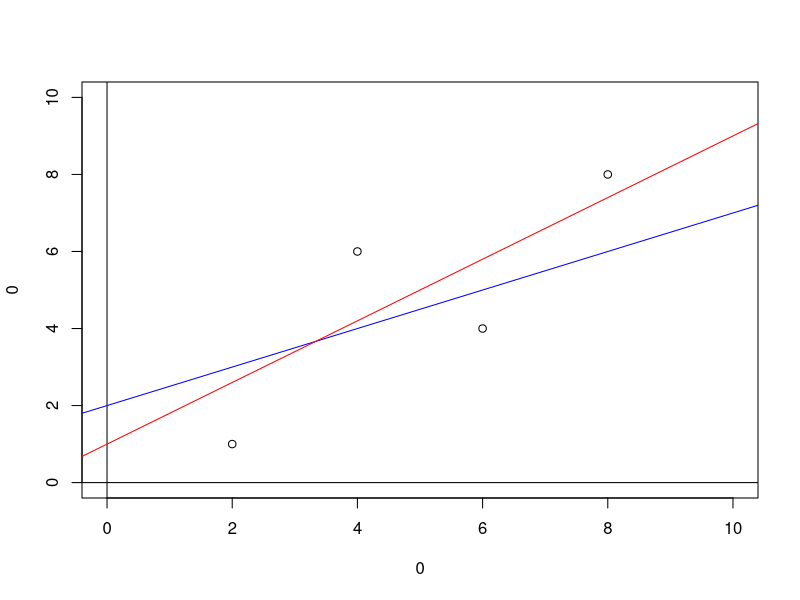

Recreate this plot in R.
# 회귀분석을 하는 이유에 대하여여

plot(0, 0, type = "n",
     xlim = c(0, 10),
     ylim = c(0, 10))
abline(h = 0)
abline(v = 0)
points(x = c(2, 4, 6, 8),
       y = c(1, 6, 4, 8))
abline(a = 2, b = 0.5, col="blue")
abline(a = 1, b = 0.8, col="red")
